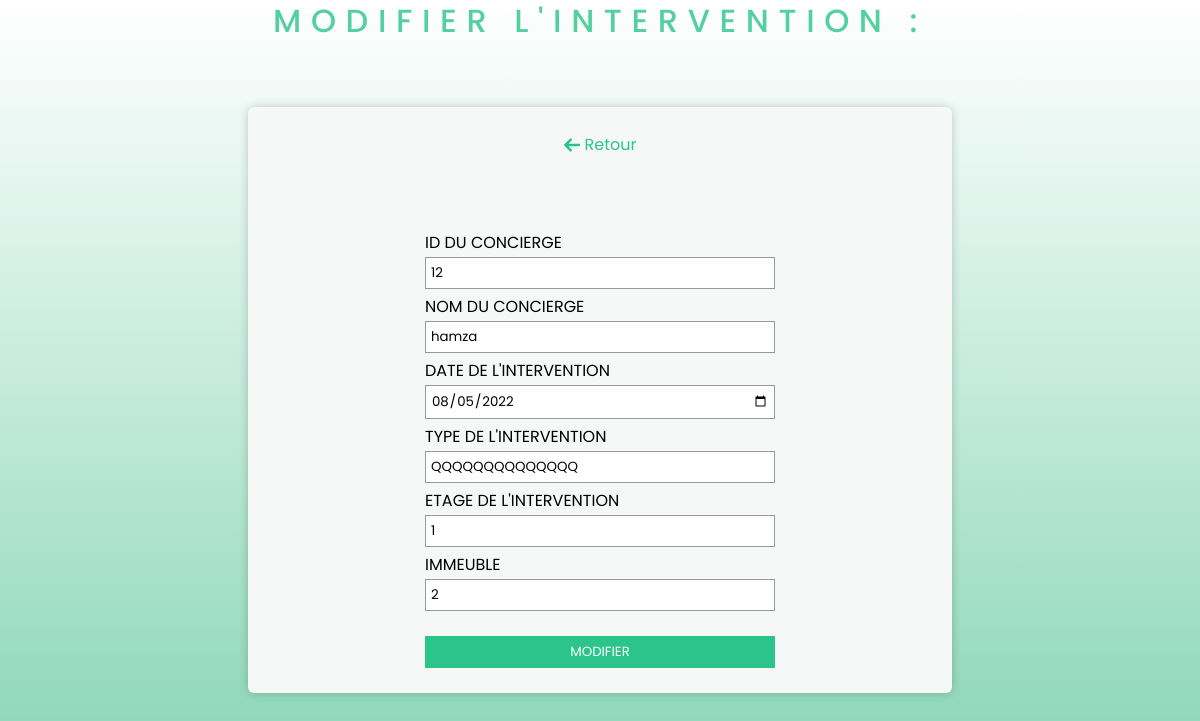
Screenshot of /modifier.php?id=46 with the database file from the repository.
### tables this page shows
CREATE TABLE IF NOT EXISTS `intervention` (
  `ID_INTERV` int(11) NOT NULL AUTO_INCREMENT,
  `ID_CONCIERGE` int(11) NOT NULL,
  `NOM_UTILISATEUR` varchar(100) NOT NULL,
  `DATE_INTERV` date DEFAULT NULL,
  `TYPE_INTERV` text,
  `ETAGE_INTERV` int(11) DEFAULT NULL,
  `ID_IMMEUBLE` int(11) NOT NULL,
  PRIMARY KEY (`ID_INTERV`),
  KEY `FK_FAIRE` (`ID_CONCIERGE`)
);

### modifier.php (the view, shortened to what this page needs)
<!DOCTYPE html>
<html lang="en">
<head>
    <link rel="stylesheet" href="style.css">
</head>
<body>
<?php
          include_once "connexion.php";
          $id = $_GET['id'];
         $req =  "SELECT * FROM intervention WHERE ID_INTERV=:id";
         $rep = $db->prepare($req);
         $rep->execute([':id' => $id]);
         $res = $rep->fetch(PDO::FETCH_OBJ);
    ?>
    <div class="form">
        <a href="afficher.php" class="back_btn"><img src="images/back.png"> Retour</a>
        <h2>Modifier l'intervention : </h2>
        <form action="" method="POST">
            <label>ID du concierge</label>
            <input type="number" name="ID_CONCIERGE" value='<?= $res->ID_CONCIERGE; ?>'  >
            <label>Nom du concierge</label>
            <input type="text" name="NOM_UTILISATEUR" value='<?= $res->NOM_UTILISATEUR; ?>'  >
            <label>Date de l'intervention</label>
            <input type="date" name="DATE_INTERV" value='<?= $res->DATE_INTERV; ?>'<?php ?>" />
            <label>Type de l'intervention</label>
            <input type="text" name="TYPE_INTERV" value="<?= $res->TYPE_INTERV; ?>" />
            <label>Etage de l'intervention</label>
            <input type="number" name="ETAGE_INTERV" value="<?= $res->ETAGE_INTERV; ?>"/>
            <label>Immeuble</label>
            <input type="number" name="ID_IMMEUBLE" value="<?= $res->ID_IMMEUBLE; ?>" />
            <input type="submit" value="Modifier" name="button" />
        </form>
    </div>
</body>
</html>

### style.css (style rules this page uses)
* { margin: 0; padding: 0; box-sizing: border-box; font-family: 'Poppins', sans-serif; }
body { display: flex; align-items: center; justify-content: center; flex-direction: column; position: relative; background: linear-gradient(white, #84d4b5); height: 100vh; }
h2 { margin-top: 50px; opacity: 0.8; color: #2bc48a; letter-spacing: 0.3em; transform: translateY(-170px); font-size: 2em; }
img { height: 25px; }
.form { background-color: #f6f8f8; padding: 25px; box-shadow: 0 0 10px rgba(0,0,0,0.2); border-radius: 6px; display: flex; flex-direction: column; justify-content: center; align-items: center; }
.form form { display: flex; width: 350px; flex-direction: column; }
.back_btn { color: #2bc48a; text-decoration: 0; display: flex; align-items: center; }
.back_btn img { height: 16px; margin-right:5px ; }
h2 { margin: 10px 0; font-weight: 500; text-transform: uppercase; }
label { margin-top: 5px; text-transform: uppercase; }
input { padding: 5px; border: 1px solid #999; outline: 0; margin-top: 2px; }
input[type="submit"] { margin-top: 25px; background-color: #2bc48a; border: 1px solid #2bc48a; cursor: pointer; color: #fff; text-transform: uppercase; }

### rows the page displays
intervention: ID_CONCIERGE "12", NOM_UTILISATEUR "hamza", DATE_INTERV "08/05/2022", TYPE_INTERV "QQQQQQQQQQQQQQ", ETAGE_INTERV "1", ID_IMMEUBLE "2"
